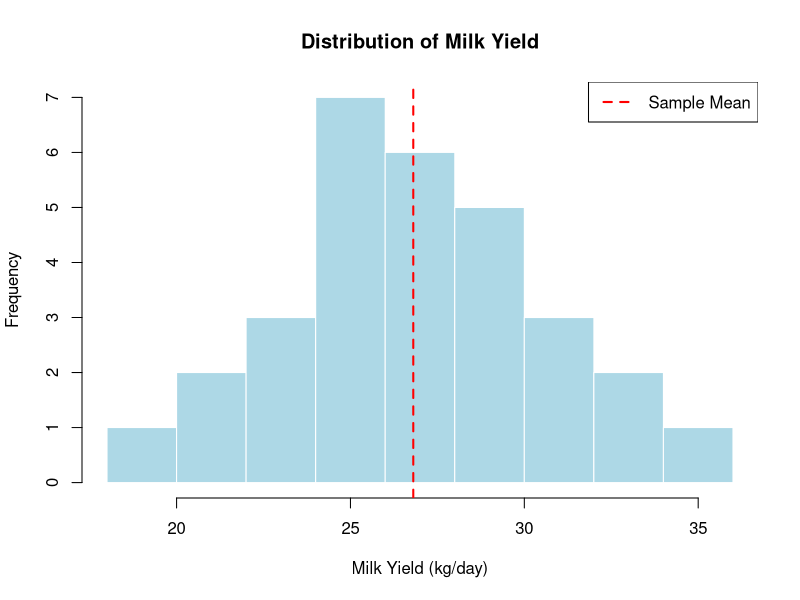

Recreate this plot in R.
## ---- chunk 1
#| label: load-packages
#| message: false

library(MASS)  # For ginv() function
## ---- chunk 2
#| label: test-installation

# Create a simple matrix
A <- matrix(c(1, 2, 3, 4), nrow = 2, ncol = 2)
print(A)

# Compute its inverse
A_inv <- solve(A)
print(A_inv)

# Verify: A %*% A_inv should equal identity matrix
I <- A %*% A_inv
print(round(I, 10))  # Round to remove floating point errors
## ---- chunk 3
#| label: create-matrices

# Create a vector
y <- c(25, 28, 26, 30, 27)
print(y)

# Create a matrix by specifying elements
X <- matrix(c(1, 1, 1, 1, 1), nrow = 5, ncol = 1)
print(X)

# Create a matrix using cbind (column bind)
X2 <- matrix(c(1, 1, 1, 1, 1,
               25, 28, 26, 30, 27), nrow = 5, ncol = 2)
print(X2)

# Check dimensions
dim(y)   # Actually a vector, shown as NULL
dim(X)   # 5 rows, 1 column
dim(X2)  # 5 rows, 2 columns
## ---- chunk 4
#| label: transpose

X <- matrix(c(1, 2, 3, 4, 5, 6), nrow = 2, ncol = 3)
print("Original matrix X (2x3):")
print(X)

X_transpose <- t(X)
print("Transposed matrix X' (3x2):")
print(X_transpose)
## ---- chunk 5
#| label: matrix-multiplication

# Example 1: Vector times matrix
A <- matrix(c(1, 2, 3, 4), nrow = 2, ncol = 2)
v <- c(5, 6)

# v is 1x2 (row vector), A is 2x2
# Result should be 1x2
result1 <- v %*% A
print(result1)

# Example 2: Matrix times vector
# A is 2x2, v as column vector is 2x1
# Result should be 2x1
result2 <- A %*% v
print(result2)

# Example 3: Matrix times matrix
B <- matrix(c(1, 0, 0, 1), nrow = 2, ncol = 2)
result3 <- A %*% B
print(result3)
## ---- chunk 6
#| label: matrix-addition

A <- matrix(c(1, 2, 3, 4), nrow = 2, ncol = 2)
B <- matrix(c(5, 6, 7, 8), nrow = 2, ncol = 2)

C <- A + B
print(C)
## ---- chunk 7
#| label: identity-matrix

# Create 3x3 identity matrix
I3 <- diag(3)
print(I3)

# Verify property
A <- matrix(c(1, 2, 3, 4, 5, 6, 7, 8, 9), nrow = 3, ncol = 3)
print("A * I equals A:")
print(A %*% I3)
## ---- chunk 8
#| label: example-data

y <- c(25, 28, 26, 30, 27)
n <- length(y)

print(paste("Observations:", paste(y, collapse = ", ")))
print(paste("Sample size n =", n))
## ---- chunk 9
#| label: design-matrix

X <- matrix(1, nrow = n, ncol = 1)
print("Design matrix X:")
print(X)
print(paste("Dimensions:", nrow(X), "x", ncol(X)))
## ---- chunk 10
#| label: compute-xtx

XtX <- t(X) %*% X
print("X'X:")
print(XtX)
## ---- chunk 11
#| label: compute-xty

Xty <- t(X) %*% y
print("X'y:")
print(Xty)
## ---- chunk 12
#| label: solve-normal-eqns

# Method 1: Using matrix inverse
XtX_inv <- solve(XtX)  # Inverse of X'X
b <- XtX_inv %*% Xty
print("Estimate of mu:")
print(b)

# Method 2: Direct calculation
b_direct <- sum(y) / n
print("Direct calculation (sample mean):")
print(b_direct)
## ---- chunk 13
#| label: fitted-residuals

# Fitted values: y_hat = X * b
y_hat <- X %*% b
print("Fitted values:")
print(y_hat)

# Residuals: e = y - y_hat
residuals <- y - y_hat
print("Residuals:")
print(residuals)

# Check: sum of residuals should be zero
print(paste("Sum of residuals:", sum(residuals)))
## ---- chunk 14
#| label: sum-squares

# Total sum of squares
y_bar <- mean(y)
SST <- sum((y - y_bar)^2)
print(paste("Total SS:", SST))

# Sum of squares for error
SSE <- sum(residuals^2)
print(paste("Error SS:", SSE))

# Alternative calculation
SSE_alt <- t(residuals) %*% residuals
print(paste("Error SS (matrix form):", SSE_alt))
## ---- chunk 15
#| label: verify-lm

# Fit using lm()
model <- lm(y ~ 1)  # Model with intercept only
summary(model)

# Compare our estimate to lm()
print("Our estimate:")
print(b)
print("lm() estimate:")
print(coef(model))

# Are they equal?
print(paste("Match:", all.equal(c(b), coef(model))))
## ---- chunk 16
#| label: mean-solver-function

# Function to estimate mean using linear model framework
estimate_mean <- function(y) {

  # Sample size
  n <- length(y)

  # Design matrix (column of ones)
  X <- matrix(1, nrow = n, ncol = 1)

  # Compute X'X
  XtX <- t(X) %*% X

  # Compute X'y
  Xty <- t(X) %*% y

  # Solve normal equations: b = (X'X)^-1 X'y
  b <- solve(XtX) %*% Xty

  # Compute fitted values
  y_hat <- X %*% b

  # Compute residuals
  residuals <- y - y_hat

  # Compute SSE
  SSE <- sum(residuals^2)

  # Compute variance estimate
  # sigma^2 = SSE / (n - p) where p = 1
  sigma2_hat <- SSE / (n - 1)

  # Return results as list
  results <- list(
    estimate = c(b),
    fitted_values = c(y_hat),
    residuals = c(residuals),
    SSE = SSE,
    sigma2 = sigma2_hat,
    n = n
  )

  return(results)
}

# Test our function
test_data <- c(25, 28, 26, 30, 27)
results <- estimate_mean(test_data)

print("Results from our custom function:")
print(results)
## ---- chunk 17
#| label: realistic-example

# Set seed for reproducibility
set.seed(123)

# Generate realistic milk yield data (kg/day)
# Mean around 27 kg, SD around 4 kg (typical for Holsteins)
n <- 30
true_mean <- 27
true_sd <- 4

milk_yield <- round(rnorm(n, mean = true_mean, sd = true_sd), 1)

# Ensure no negative values (biologically impossible)
milk_yield[milk_yield < 0] <- abs(milk_yield[milk_yield < 0])

print("Milk yield data (kg/day):")
print(milk_yield)
## ---- chunk 18
#| label: exploratory-plot
#| fig-cap: "Distribution of milk yield for 30 Holstein cows"
#| fig-width: 8
#| fig-height: 5

# Summary statistics
summary(milk_yield)

# Standard deviation
sd(milk_yield)

# Histogram
hist(milk_yield,
     breaks = 10,
     main = "Distribution of Milk Yield",
     xlab = "Milk Yield (kg/day)",
     ylab = "Frequency",
     col = "lightblue",
     border = "white")
abline(v = mean(milk_yield), col = "red", lwd = 2, lty = 2)
legend("topright", legend = "Sample Mean", col = "red", lty = 2, lwd = 2)
## ---- chunk 19
#| label: estimate-large-sample

# Use our custom function
results_large <- estimate_mean(milk_yield)

print("Estimated mean milk yield:")
print(results_large$estimate)

print("Estimated variance:")
print(results_large$sigma2)

print("Standard error of the mean:")
se_mean <- sqrt(results_large$sigma2 / results_large$n)
print(se_mean)
## ---- chunk 20
#| label: confidence-interval

# Degrees of freedom
df <- n - 1

# Critical t-value (two-tailed, alpha = 0.05)
t_crit <- qt(0.975, df)

# Confidence interval
lower <- results_large$estimate - t_crit * se_mean
upper <- results_large$estimate + t_crit * se_mean

print(paste("95% CI: [", round(lower, 2), ",", round(upper, 2), "]"))
## ---- chunk 21
#| label: verify-large-sample

model_large <- lm(milk_yield ~ 1)
summary(model_large)

# Compare estimates
print("Our estimate vs lm():")
print(c(results_large$estimate, coef(model_large)))

# Check equality
all.equal(results_large$estimate, coef(model_large)[[1]])
